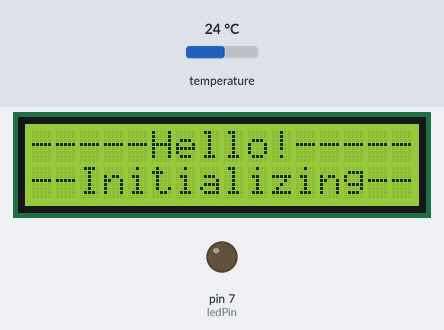
Recording of a sketch running on a simulated Arduino Uno, built for the host (arithmetic inside an expression is 32-bit, double 64-bit). Shown: 16×2 character LCD, output pins drawn as LEDs (lit = HIGH). The inputs (shaded band) are chosen by the test bench; at power-on: temperature 24 °C. The local clock reads 2024-03-15 10:24:30 at power-on unless the sketch sets it; storage starts empty; EEPROM starts erased.

Above: at 1.7 s.
At 6.7 s:
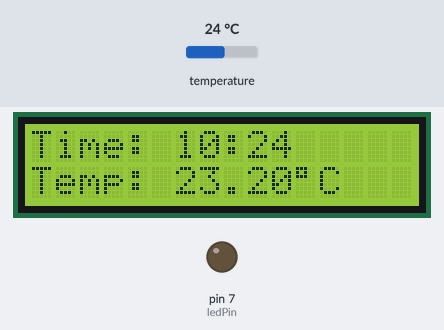
At 61.7 s:
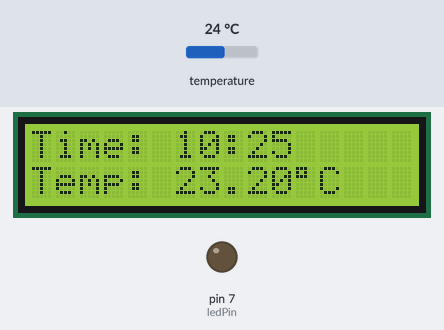
At 120.1 s:
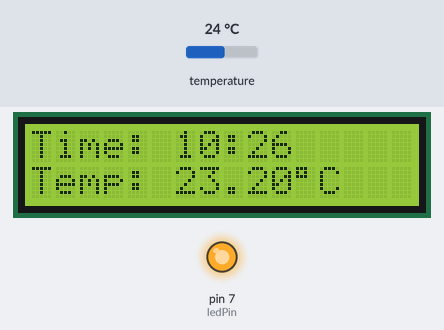
Timing chart, 0 to 123.1 s (numbered marks = the images above):
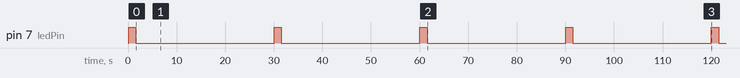

Measured:
- by itself, pin 7 (ledPin): alternates HIGH for 1.5 s and LOW for 28.5 s
- what the display in image 0 shows lasts 5.1 s, from 1.6 s to 6.7 s
- what the display in image 1 shows lasts 24.9 s, from 6.7 s to 31.6 s
- what the display in image 2 shows lasts 60.0 s, from 31.6 s to 91.6 s

The sketch:

LCD_Temp_Log_Relay.ino
```cpp
//IMPORTANT: RUN Initialize_EEPROM_before_first_run.ino FIRST BEFORE REUPLOADING THIS SKETCH TO ENSURE TIME INITIALIZATION
//Wiring: SDA to A4, SCL to A5
//I2C Addresses: 0x3F (LCD), 0x40 (HTU21D) 0x68 (DS3231 RTC & Temp), 0x57 (DS3231 EEPROM)

#include <Arduino.h>
#include <EEPROM.h>
#include <uRTCLib.h>
#include <Wire.h>
#include <SdFat.h>
#include <LiquidCrystal_I2C.h>
#include <SparkFunHTU21D.h>

//change values here (pin, target temperature, threshold)
int ledPin = 7; // set pin for LED, used to know whether write operation has been completed or not
int relayPin = 6;
int buzzerPin = 5;
float targetTemperature = 37.0;
float threshold = 0.2;
float temperatureCalibration = -0.8; //Calibrate the sensor temperature by this number,
//end of values

bool inHeating = false;

// struct to check for time initialization
struct checkInitialized {
  bool firstRun;
};

checkInitialized initStruct;

int checkInitializedAddr = 0;  //address for checkInitialized struct

// setting the sd module for ExFAT type
SdExFat sd;
ExFile file;

const uint8_t SD_CS_PIN = 10;     // chip select (CS) pin
#define SPI_CLOCK SD_SCK_MHZ(50)  // define the sd card speed, I think 50 is the highest, dunno what does it translate to in terms of MB/s or IOPS

/* more formats:
at the mercy of SdFatConfig.h (check that one first, probably we won't use this)
SdFat sd;
File file;

FAT16/FAT32
SdFat32 sd;
File32 file;

exFAT/fat64
SdExFat sd;
ExFile file;

FAT16/FAT32 and exFAT
SdFs sd;
FsFile file; */

#define SD_CONFIG SdSpiConfig(SD_CS_PIN, SHARED_SPI, SPI_CLOCK)  // using shared SPI, gonna make sure no errors when we add more things

HTU21D myHumidity;

LiquidCrystal_I2C lcd(0x3F, 16, 2);  //Set I2C Address of the LCD, Character Length, and Available Row
uRTCLib rtc(0x68);                   //Set I2C Address of the DS3231 RTC

bool sdError = false;  //variable to know whether the SD card has error

char buffer6[6] = "";    //buffer for sprintf function, so we can print like printf. +1 because of string terminator
char buffer9[9] = "";    //another buffer, different size (hh:mm:ss)
char buffer14[14] = "";  //another buffer, different size (yyyy mmm dd) with +1 again because the month name is string (so total +2)
char buffer21[21] = "";  //buffer for dateTime format
float humd;              //set variable for humidity calculation, needed for sensor calibration
float temp;              //set variable for temperature calculation, needed for sensor calibration

const char* monthsName[] = { "Jan", "Feb", "Mar", "Apr", "May", "Jun", "Jul", "Aug", "Sep", "Oct", "Nov", "Dec" };  // Array of Months, just define once because it will be needed in void loop logging

int dayOfWeek(int y, int m, int d) {
  static int t[] = { 0, 3, 2, 5, 0, 3, 5, 1, 4, 6, 2, 4 };
  y -= m < 3;
  return (y + y / 4 - y / 100 + y / 400 + t[m - 1] + d) % 7 + 1;
}

char* yyyymmmdd(int rtcYear, int rtcMonth, int rtcDay) {
  sprintf(buffer14, "%04u %s %02u", yearPrint(rtcYear), monthPrint(rtcMonth), rtcDay);
  /*
  Serial.print("Month from RTC: ");
  Serial.println(rtcMonth);
  Serial.print("Month: ");
  Serial.println(monthPrint(rtcMonth));
  Serial.println(buffer14);
  */
  return buffer14;
}

char* hhmmss(int rtcHour, int rtcMinute, int rtcSeconds) {
  sprintf(buffer9, "%02u:%02u:%02u", rtcHour, rtcMinute, rtcSeconds);
  return buffer9;
}

char* printDateTime(int rtcYear, int rtcMonth, int rtcDay, int rtcHour, int rtcMinute, int rtcSeconds) {
  sprintf(buffer21, "%04u-%02u-%02u %02u:%02u:%02u", yearPrint(rtcYear), rtcMonth, rtcDay, rtcHour, rtcMinute, rtcSeconds);
  return buffer21;
}

// because these 2 will be called from setup and loop, and possibly any other
char* monthPrint(int monthNumber) {
  return monthsName[monthNumber - 1];
}

int yearPrint(int rtcYear) {
  return rtcYear + 2000;
}

void checkFirstRun(checkInitialized& initStruct) {  // need the & to make sure the original variable is changed
  if (initStruct.firstRun == true) {
    lcd.clear();
    lcd.setCursor(0, 0);
    lcd.print("First Run");
    // Get compile time
    const char* compileTime = __TIME__;
    const char* compileDate = __DATE__;

    /*
    Serial.print("compileDate: ");
    Serial.println(compileDate);
    */

    // Parse hours, minutes and seconds from compileTime
    int hour = atoi(compileTime);
    int minute = atoi(compileTime + 3);
    int second = atoi(compileTime + 6);

    // Parse year, month and day from compileDate
    char month[4];
    int day, year;
    sscanf(compileDate, "%s %d %d", month, &day, &year);
    month[3] = '\0';
    /*
    Serial.print("Got month: ");
    Serial.print(month);
    Serial.println("|");
    */

    year = year - 2000;  //needed because the uRTCLib only support 2 letter year from 2000

    // Convert month to number
    int monthNumber;
    for (int i = 0; i < 12; i++) {
      if (strcmp(month, monthsName[i]) == 0) {
        monthNumber = i + 1;
        break;
      }
    }
    /*
    Serial.print("monthNumber: ");
    Serial.println(monthNumber);
    */

    // Manually adjust the time for upload delay
    int uploadDelayInSeconds = 10;  // Change this to the number of seconds you want to add
    second += uploadDelayInSeconds;

    // Calculate day of the week (1=Sunday, 7=Saturday)
    int weekday = dayOfWeek(year, monthNumber, day);

    // Set the time and date
    rtc.set(second, minute, hour, weekday, day, monthNumber, year);
    initStruct.firstRun = false;
    EEPROM.put(checkInitializedAddr, initStruct);
    lcd.clear();
    lcd.setCursor(0, 0);
    rtc.refresh();
    lcd.print(yyyymmmdd(rtc.year(), rtc.month(), rtc.day()));
    /*
    Serial.print("Month number from RTC: ");
    Serial.println(rtc.month());
    */
    lcd.setCursor(0, 1);
    lcd.print("Time: ");
    lcd.setCursor(6, 1);
    lcd.print(hhmmss(rtc.hour(), rtc.minute(), rtc.second()));
    delay(3000);
  }
}


void setup() {
  // put your setup code here, to run once:
  pinMode(ledPin, OUTPUT); // set the red led pin on Arduino as output, used for file operation indicator
  //Serial.begin(9600);
  URTCLIB_WIRE.begin();

  // begin sd card, if fail type in LCD
  lcd.begin();
  if (!sd.begin(SD_CONFIG)) {
    lcd.setCursor(0, 0);
    lcd.print("-SD Init Failed-");
    while (1)
      ;
  }
  // check if board is first run after programming, flash the Initialize_EEPROM first!
  EEPROM.get(checkInitializedAddr, initStruct);
  checkFirstRun(initStruct);

  rtc.refresh();
  sprintf(buffer6, "%02u:%02u", rtc.hour(), rtc.minute());
  myHumidity.begin();
  //humd = myHumidity.readHumidity();
  temp = myHumidity.readTemperature() + temperatureCalibration;

  sd.cacheClear();  //clear the SD cache file, required because cache makes the file exists even when the card is removed
  // create the log file and always type timestamp after every boot, to make sure that power offs are known
  file = sd.open("tempLog.csv", FILE_WRITE);
  if (file) {
    digitalWrite(ledPin, HIGH);
    file.println("Date & Time;Temperature");
    file.print(printDateTime(rtc.year(), rtc.month(), rtc.day(), rtc.hour(), rtc.minute(), rtc.second()));
    file.print(";");
    file.print(temp);
    file.print(";");
    file.println("Started");
    file.flush();
    file.close();
    delay(1500);
    digitalWrite(ledPin, LOW);
    sdError = false;
  } else {
    lcd.setCursor(0, 0);
    lcd.print("--Cannot write--");
    lcd.setCursor(0, 1);
    lcd.print("--to log file---");
    sdError = true;
  }

  if (sdError == false) {
    lcd.setBacklight(31);
    lcd.setCursor(0, 0);
    lcd.print("-----Hello!-----");
    lcd.setCursor(0, 1);
    lcd.print("--Initializing--");
    delay(5000);

    lcd.clear();

    lcd.setCursor(0, 0);
    lcd.print("Time: ");
    lcd.setCursor(6, 0);
    lcd.print(buffer6);
    lcd.setCursor(0, 1);
    lcd.print("Temp: ");
    lcd.setCursor(6, 1);
    lcd.print(temp);
    lcd.setCursor(11, 1);
    lcd.print((char)223);
    lcd.setCursor(12, 1);
    lcd.print("C");
  }
  if (temp < (targetTemperature-threshold)) {
    digitalWrite(relayPin, HIGH);
    inHeating = true;
  } else {
    digitalWrite(relayPin, LOW);
    inHeating = false;
  }
}


void loop() {
  // put your main code here, to run repeatedly:
  rtc.refresh();
  temp = myHumidity.readTemperature() + temperatureCalibration;
  if (inHeating == true) {
    if (temp > (targetTemperature+threshold)) {
      digitalWrite(relayPin, LOW);
      inHeating = false;
    }
  } else if (temp < (targetTemperature-threshold)) {
    digitalWrite(relayPin, HIGH);
    inHeating = true;
  }
  if (rtc.second() % 30 == 0) {  //set interval every 30 seconds, because second mod 30x equals to 0
    temp = myHumidity.readTemperature() + temperatureCalibration;
    sd.cacheClear();  //clear the SD cache file, required because cache makes the file exists even when the card is removed
    file = sd.open("tempLog.csv", FILE_WRITE);
    if (file) {
      digitalWrite(ledPin, HIGH);
      file.print(printDateTime(rtc.year(), rtc.month(), rtc.day(), rtc.hour(), rtc.minute(), rtc.second()));
      file.print(";");
      if (sdError == true) {
        file.print(temp);
        file.print(";");
        file.println("Restarted");
      } else {
        file.println(temp);
      }
      file.flush();
      file.close();
      delay(1500);
      digitalWrite(ledPin, LOW);
      sdError = false;
    } else {
      lcd.setCursor(0, 0);
      lcd.print("--Cannot write--");
      lcd.setCursor(0, 1);
      lcd.print("--to log file---");
      sdError = true;
    }

    if (sdError == false) {
      lcd.clear();
      sprintf(buffer6, "%02u:%02u", rtc.hour(), rtc.minute());  //2 digits unsigned integer with 0 padding to the left (uint8_t is an unsigned integer, so using u and not d)
      lcd.setCursor(0, 0);
      lcd.print("Time: ");
      lcd.setCursor(6, 0);
      lcd.print(buffer6);
      lcd.setCursor(0, 1);
      lcd.print("Temp: ");
      lcd.setCursor(6, 1);
      //humd = myHumidity.readHumidity();
      lcd.print(temp);
      lcd.setCursor(11, 1);
      lcd.print((char)223);
      lcd.setCursor(12, 1);
      lcd.print("C");
      delay(1000);
    }

    if (sdError == true) {
      sd.begin(SD_CONFIG);
    }
  }
}
```
